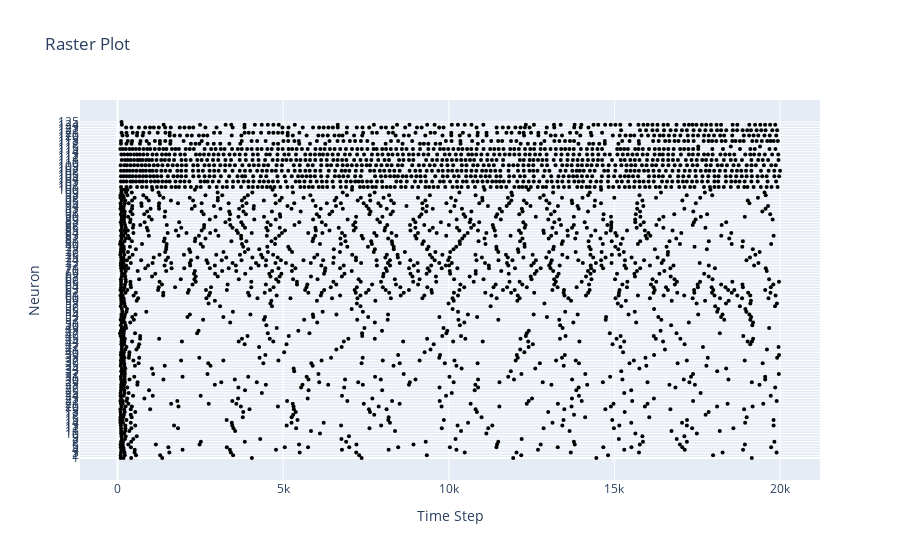

Source (notebook cell):
### Code cell
_, fig = firing_rates(firings, T)
fig.show()

### Figure 1 — Plotly figure (JSON) as saved in the notebook; plotly's stock layout.template omitted (floating-point values rounded to 4 significant figures; data arrays with more than 128 entries replaced by an {"elided": "..."} marker saying what was removed)
{"data": [{"marker": {"color": "black", "size": 4}, "mode": "markers", "type": "scatter", "x": {"elided": "3010 int values"}, "y": {"elided": "3010 int values"}}], "layout": {"autosize": true, "title": {"text": "Raster Plot"}, "xaxis": {"autorange": true, "range": [-1112.0, 21180.0], "title": {"text": "Time Step"}, "type": "linear"}, "yaxis": {"autorange": true, "range": [-9.538, 133.5], "tickmode": "array", "ticktext": [1, 2, 3, 4, 5, 6, 7, 8, 9, 10, 11, 12, 13, 14, 15, 16, 17, 18, 19, 20, 21, 22, 23, 24, 25, 26, 27, 28, 29, 30, 31, 32, 33, 34, 35, 36, 37, 38, 39, 40, 41, 42, 43, 44, 45, 46, 47, 48, 49, 50, 51, 52, 53, 54, 55, 56, 57, 58, 59, 60, 61, 62, 63, 64, 65, 66, 67, 68, 69, 70, 71, 72, 73, 74, 75, 76, 77, 78, 79, 80, 81, 82, 83, 84, 85, 86, 87, 88, 89, 90, 91, 92, 93, 94, 95, 96, 97, 98, 99, 100, 101, 102, 103, 104, 105, 106, 107, 108, 109, 110, 111, 112, 113, 114, 115, 116, 117, 118, 119, 120, 121, 122, 123, 124, 125], "tickvals": [0, 1, 2, 3, 4, 5, 6, 7, 8, 9, 10, 11, 12, 13, 14, 15, 16, 17, 18, 19, 20, 21, 22, 23, 24, 25, 26, 27, 28, 29, 30, 31, 32, 33, 34, 35, 36, 37, 38, 39, 40, 41, 42, 43, 44, 45, 46, 47, 48, 49, 50, 51, 52, 53, 54, 55, 56, 57, 58, 59, 60, 61, 62, 63, 64, 65, 66, 67, 68, 69, 70, 71, 72, 73, 74, 75, 76, 77, 78, 79, 80, 81, 82, 83, 84, 85, 86, 87, 88, 89, 90, 91, 92, 93, 94, 95, 96, 97, 98, 99, 100, 101, 102, 103, 104, 105, 106, 107, 108, 109, 110, 111, 112, 113, 114, 115, 116, 117, 118, 119, 120, 121, 122, 123, 124], "title": {"text": "Neuron"}, "type": "linear"}}}
